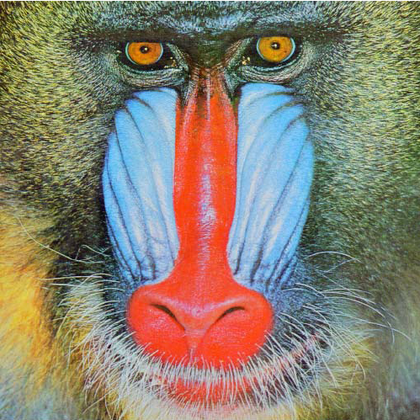
%> input picture images/baboon.png, 420 x 420 px, shrunk from 499 x 499 before the run
$ octave checkContrast.m   (GNU Octave 9; MATLAB toolbox functions it lacks are replaced by stand-ins)
%> lines starting %> are read from the running program, lines starting %| are printed output that depends on the picture
### histogram.m
function h = histogram(I)
    if length(size(I))==3
        I=rgb2gray(I);
    end
    h = zeros(1,256);
    [row,col] = size(I);
    for x = 1:row
        for y = 1:col
            a=I(x,y);
            h(a+1)=h(a+1)+1;
        end
    end

### contrast.m
function I = contrast(I,s)
    if length(size(I))==3
        I = rgb2gray(I);
    end
    [row,col]=size(I);
    for x = 1:row
        for y = 1:col
            a = I(x,y);
            a = a*s;
            if(a<0)
                a=0;
            end
            if(a>255)
                a=255;
            end
            I(x,y)=a;
        end
    end

### checkContrast.m
I = imread('./images/Baboon.png');
%> I is the input picture: size 420x420x3 uint8; mean R, G, B 137.2, 129.2, 113
h1 = histogram(I);
%> in histogram, `I=rgb2gray(I);`:
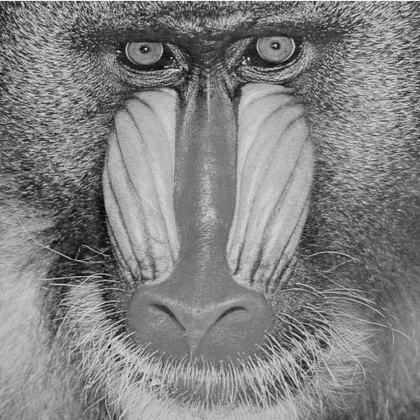
%> I: size 420x420 uint8; min 3, max 253, mean 129.7
%> after the loop in histogram, `for x = 1:row`: h = 256 values, max 1912 at index 122, min 0 at index 1, mean 689.1
%> h1 has the same summary as h in histogram
J1 = contrast(I,0.25);
%> after the loop in contrast, `for x = 1:row`:
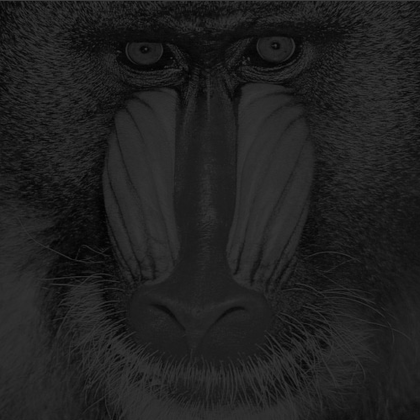
%> I: size 420x420 uint8; min 1, max 63, mean 32.6
h2 = histogram(J1);
%> h2 = 256 values, max 7497 at index 31, min 0 at index 1, mean 689.1
J2 = contrast(I,0.5);
%> call 2 of contrast, with s = 0.5
%> after the loop in contrast (call 2), `for x = 1:row`:
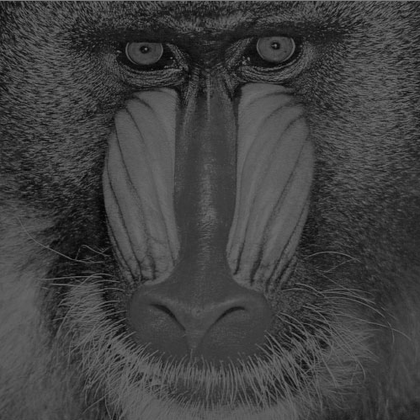
%> I: size 420x420 uint8; min 2, max 127, mean 65.1
h3 = histogram(J2);
%> h3 = 256 values, max 3790 at index 62, min 0 at index 1, mean 689.1
J3 = contrast(I,1.5);
%> call 3 of contrast, with s = 1.5
%> after the loop in contrast (call 3), `for x = 1:row`:
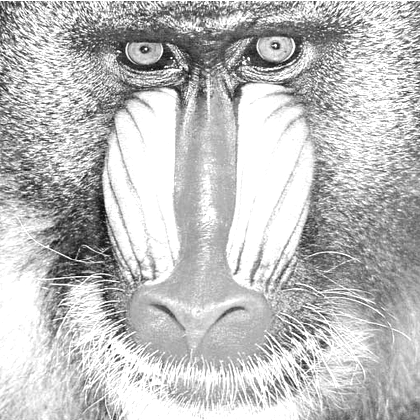
%> I: size 420x420 uint8; min 5, max 255, mean 190.4
h4 = histogram(J3);
%> h4 = 256 values, max 37588 at index 255, min 0 at index 1, mean 689.1
J4 = contrast(I,1);
subplot(3,3,1);imshow(I);hold on;
subplot(3,3,2);bar(h1);hold on;
subplot(3,3,3);imshow(J1);hold on;
subplot(3,3,4);bar(h2);hold on;
subplot(3,3,5);imshow(J2);hold on;
subplot(3,3,6);bar(h3);hold on;
subplot(3,3,7);imshow(J3);hold on;
subplot(3,3,8);bar(h4);hold on;
subplot(3,3,9);imshow(J4);
%> after `imshow(J4)`:
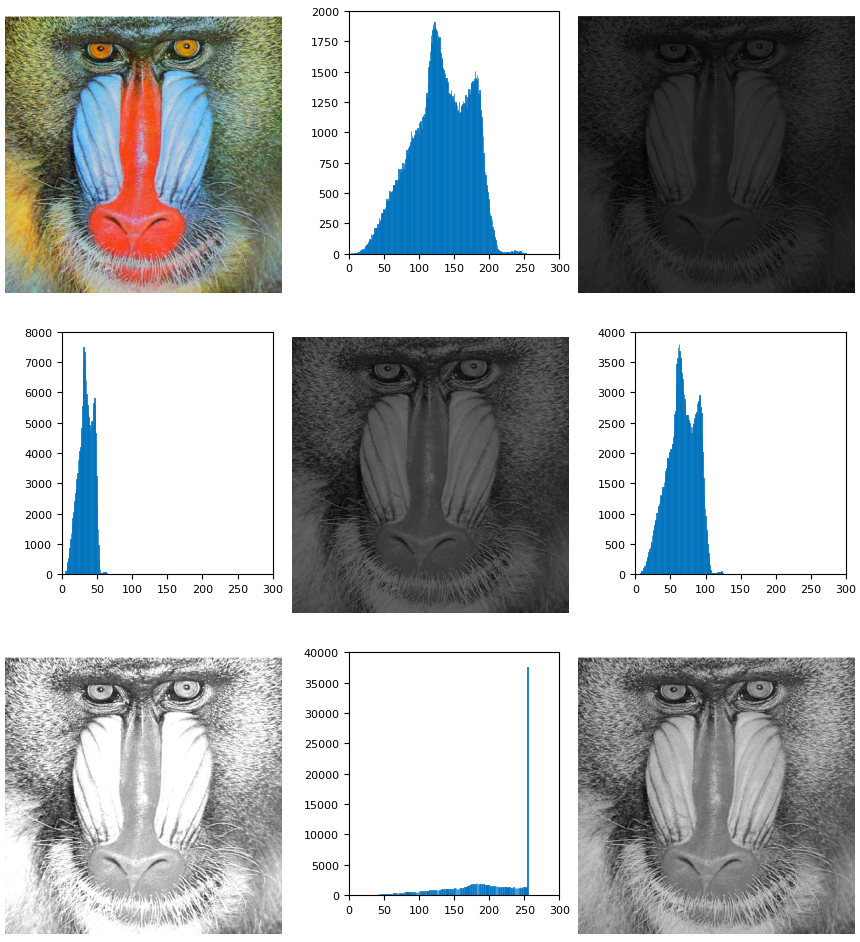
%> figure redrawn from the program's plot data, 9 panels

$ run again, with images/IBG.jpg saved as images/baboon.png
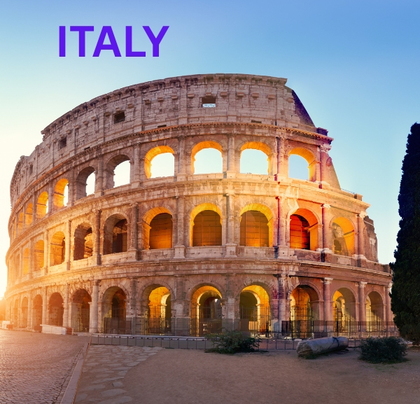
%> input picture images/IBG.jpg, 420 x 404 px, shrunk from 600 x 577 before the run
%> I is the input picture: size 404x420x3 uint8; mean R, G, B 150.7, 131.3, 124.6
%> after the loop in histogram, `for x = 1:row`: h = 256 values, max 1520 at index 92, min 0 at index 1, mean 662.8
%> h1 has the same summary as h in histogram
%> h2 = 256 values, max 5825 at index 24, min 0 at index 66, mean 662.8
%> after the loop in contrast (call 2), `for x = 1:row`:
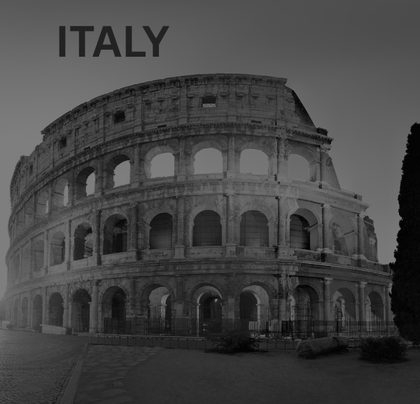
%> I: size 404x420 uint8; min 1, max 128, mean 68.4
%> h3 = 256 values, max 2979 at index 47, min 0 at index 1, mean 662.8
%> after the loop in contrast (call 3), `for x = 1:row`:
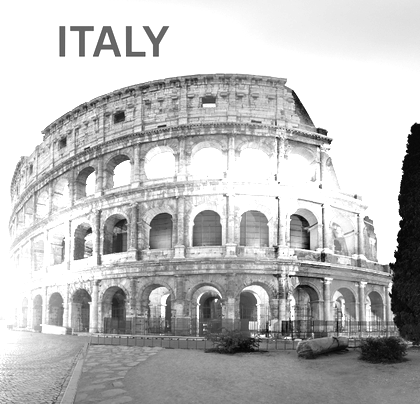
%> I: size 404x420 uint8; min 2, max 255, mean 189.2
%> h4 = 256 values, max 56176 at index 255, min 0 at index 1, mean 662.8

$ run again, with images/cameraman.jpg saved as images/baboon.png
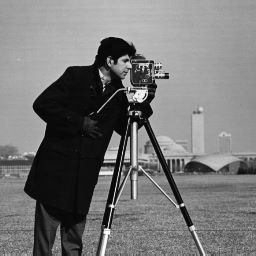
%> input picture images/cameraman.jpg, 256 x 256 px
%> I is the input picture: size 256x256x3 uint8; min 0, max 255, mean 118.7
%> after the loop in histogram, `for x = 1:row`: h = 256 values, max 1601 at index 14, min 0 at index 256, mean 256
%> h1 has the same summary as h in histogram
%> h2 = 256 values, max 5034 at index 42, min 0 at index 66, mean 256
%> after the loop in contrast (call 2), `for x = 1:row`:
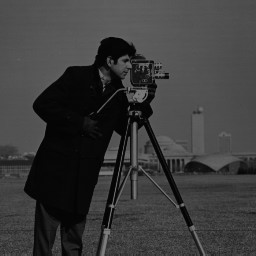
%> I: size 256x256 uint8; min 0, max 128, mean 59.6
%> h3 = 256 values, max 3197 at index 8, min 0 at index 130, mean 256
%> after the loop in contrast (call 3), `for x = 1:row`:
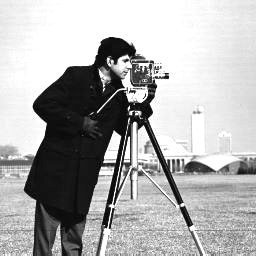
%> I: size 256x256 uint8; min 0, max 255, mean 174.8
%> h4 = 256 values, max 13879 at index 255, min 0 at index 2, mean 256
